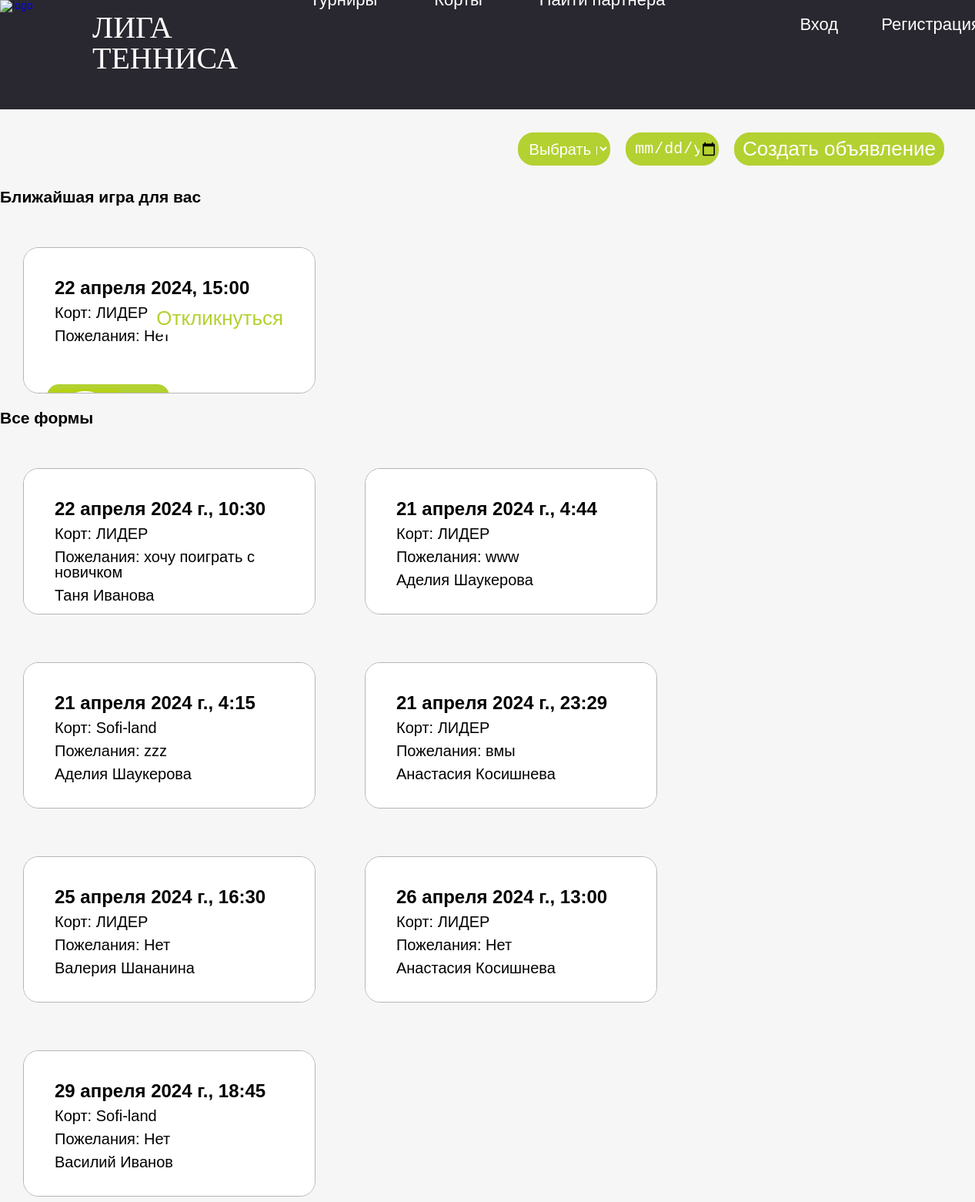
/find_partner/, run on an earlier commit of the app's database.
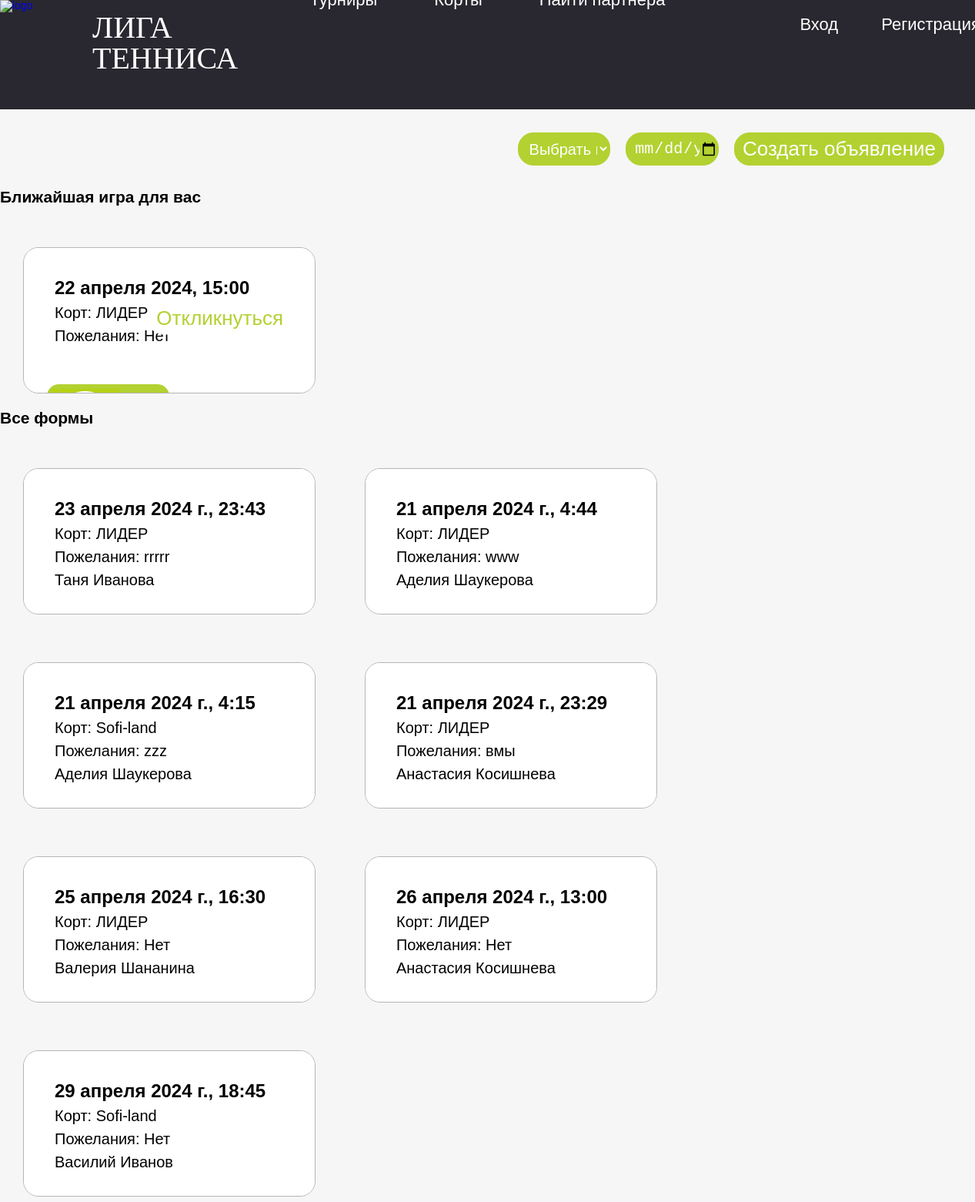
And on a later commit of the database.
### blog/models.py (models this page shows, shortened)
class Post(models.Model):
    COURT_CHOICES = (
        ('ЛИДЕР',
         'ЛИДЕР (Суходольский м-н, Восточный округ, Тюмень) '),
        ('Sofi-land',
         'Sofi-land (Лесобазовская 8а/1 Тура м-н, Ленинский округ, Тюмень) '),
    )
    court = models.CharField('Корт', max_length=20,
                             choices=COURT_CHOICES, default='Court A')
    training_date = models.DateField(
        'Дата', default=datetime.date.today)
    training_time = models.TimeField(
        'Время', default=datetime.time(0, 0))
    preferences = models.TextField('Пожелания', default='')
    published_at = models.DateTimeField('Опубликовано', default=timezone.now)
    author = models.ForeignKey(User, on_delete=models.CASCADE)
    responders = models.ManyToManyField(User, related_name='responded_posts')
    class Meta:
        ordering = ['-published_at']

### blog/views.py (the view)
# urls.py: path('find_partner/', views.find_partner, name='find_partner'),
def find_partner(request):
    posts = Post.objects.all()
    context = {'posts': posts}
    return render(request, "blog/find_partner.html", context)

### blog/templates/blog/find_partner.html (shortened to what this page needs)
{% extends 'base.html' %}
{% block content %}
{% load static %}
<!DOCTYPE html>
<html>
<head>
  <link rel="stylesheet" type="text/css" href="https://cdnjs.cloudflare.com/ajax/libs/font-awesome/4.4.0/css/font-awesome.css">
  <link href="https://fonts.cdnfonts.com/css/bowler" rel="stylesheet">
	<link rel="stylesheet" href="{% static 'css/find_partner.css'%}" type="text/css">
  <link rel="stylesheet" href="{% static 'css/navigation.css'%}" type="text/css">
</head>
<body>
  <div>
  <div class = "choose">
    <select id="court-filter">
        <option selected disabled>Выбрать корт</option>
    </select>
    <input type="date" id="date-filter">
    <a href="{% url 'add_post' %}"><button id = "create">Создать объявление</button></a>
  </div>
    <div class="card-container">
      <div>
        <div class="nearest-game">
          <h2>Ближайшая игра для вас</h2>
          <div class="otherforms hidden">
            <p class="time">22 апреля 2024, 15:00</p>
            <p>Корт: ЛИДЕР</p>
            <p>Пожелания: Нет</p>
            <button class="submit">Откликнуться</button>
            <div class = "user">
            <button><img src ="{% static 'img/user.findpartner.png' %}"><p><a href= "user_profile">Василий<br/> Петров</a></p></button>
            </div>
          </div>
      </div>
      <br>
      <h2>Все формы</h2>
        {% for post in posts %}
        <div class="otherforms {% if post.court == 'ЛИДЕР' %} court-ЛИДЕР {% elif post.court == 'Sofi-land' %} court-Sofi-land {% endif %} hidden">
            <p class = "time">{{ post.training_date }}, {{ post.training_time }}</p>
            <p>Корт: {{ post.court }}</p>
            <p>Пожелания: {{ post.preferences }}</p>
            <div class = "user">
              {% if request.user.is_authenticated %}
                {% if request.user == post.author %}
                  <button><img src ="{% static 'img/user.findpartner.png' %}"><p><a href="{% url 'myposts' %}">{{ post.author.first_name }}<br/> {{ post.author.last_name }}</a></p></button>
                {% else %}
                  <button><img src ="{% static 'img/user.findpartner.png' %}"><p><a href="{% url 'user_profile' post.author.id %}">{{ post.author.first_name }}<br/> {{ post.author.last_name }}</a></p></button>
                {% endif %}
              {% else %}
                <p>{{ post.author.first_name }} {{ post.author.last_name }}</p>
              {% endif %}
            </div>
          </div>
        {% endfor %}
      </div>
    </div>
  </div>
</body>
{% endblock content %}

What changed in the data, as far as the page shows it:
removed Post: training_date "22 апреля 2024 г.", training_time "10:30", court "ЛИДЕР", preferences "хочу поиграть с новичком", author.first_name "Таня", author.last_name "Иванова"
added Post: training_date "23 апреля 2024 г.", training_time "23:43", court "ЛИДЕР", preferences "rrrrr", author.first_name "Таня", author.last_name "Иванова"
